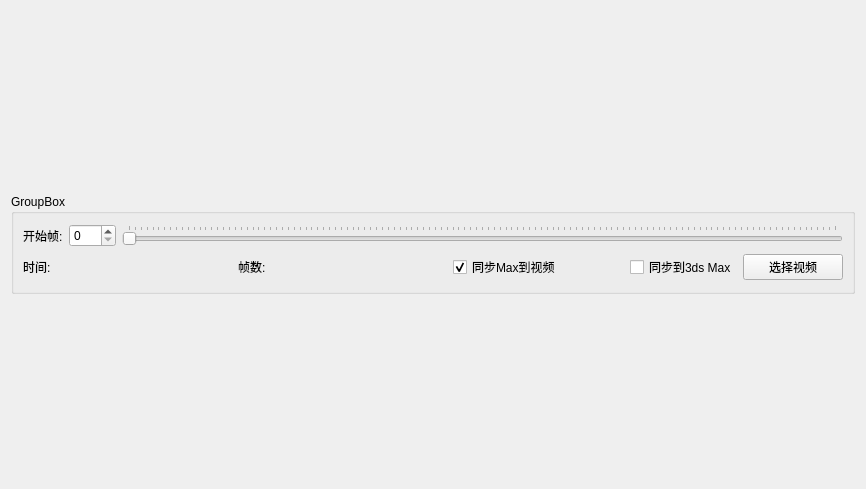
<?xml version="1.0" encoding="UTF-8"?>
<ui version="4.0">
 <class>Form</class>
 <widget class="QWidget" name="Form">
  <property name="geometry">
   <rect>
    <x>0</x>
    <y>0</y>
    <width>866</width>
    <height>489</height>
   </rect>
  </property>
  <property name="windowTitle">
   <string>Form</string>
  </property>
  <layout class="QVBoxLayout" name="verticalLayout_2">
   <item>
    <layout class="QHBoxLayout" name="hlayout"/>
   </item>
   <item>
    <widget class="QGroupBox" name="groupBox">
     <property name="maximumSize">
      <size>
       <width>10000</width>
       <height>100</height>
      </size>
     </property>
     <property name="title">
      <string>GroupBox</string>
     </property>
     <layout class="QVBoxLayout" name="verticalLayout">
      <item>
       <layout class="QHBoxLayout" name="horizontalLayout">
        <item>
         <widget class="QLabel" name="label">
          <property name="text">
           <string>开始帧:</string>
          </property>
         </widget>
        </item>
        <item>
         <widget class="QSpinBox" name="spinBox">
          <property name="maximum">
           <number>999</number>
          </property>
         </widget>
        </item>
        <item>
         <widget class="QSlider" name="slider">
          <property name="maximum">
           <number>120</number>
          </property>
          <property name="singleStep">
           <number>30</number>
          </property>
          <property name="pageStep">
           <number>30</number>
          </property>
          <property name="orientation">
           <enum>Qt::Orientation::Horizontal</enum>
          </property>
          <property name="tickPosition">
           <enum>QSlider::TickPosition::TicksAbove</enum>
          </property>
          <property name="tickInterval">
           <number>1</number>
          </property>
         </widget>
        </item>
       </layout>
      </item>
      <item>
       <layout class="QHBoxLayout" name="horizontalLayout_2">
        <item>
         <widget class="QLabel" name="label_2">
          <property name="maximumSize">
           <size>
            <width>35</width>
            <height>16777215</height>
           </size>
          </property>
          <property name="text">
           <string>时间:</string>
          </property>
         </widget>
        </item>
        <item>
         <widget class="QLabel" name="time_label">
          <property name="text">
           <string/>
          </property>
         </widget>
        </item>
        <item>
         <widget class="QLabel" name="label_3">
          <property name="maximumSize">
           <size>
            <width>35</width>
            <height>16777215</height>
           </size>
          </property>
          <property name="text">
           <string>帧数:</string>
          </property>
         </widget>
        </item>
        <item>
         <widget class="QLabel" name="frame_time_label">
          <property name="text">
           <string/>
          </property>
         </widget>
        </item>
        <item>
         <widget class="QCheckBox" name="syncFromMax_CheckBox">
          <property name="maximumSize">
           <size>
            <width>110</width>
            <height>16777215</height>
           </size>
          </property>
          <property name="text">
           <string>同步Max到视频</string>
          </property>
          <property name="checked">
           <bool>true</bool>
          </property>
         </widget>
        </item>
        <item alignment="Qt::AlignmentFlag::AlignRight">
         <widget class="QCheckBox" name="syncToMax_CheckBox">
          <property name="text">
           <string>同步到3ds Max</string>
          </property>
         </widget>
        </item>
        <item>
         <widget class="QPushButton" name="selectVideo_Button">
          <property name="maximumSize">
           <size>
            <width>100</width>
            <height>16777215</height>
           </size>
          </property>
          <property name="text">
           <string>选择视频</string>
          </property>
         </widget>
        </item>
       </layout>
      </item>
     </layout>
    </widget>
   </item>
  </layout>
 </widget>
 <resources/>
 <connections/>
</ui>
